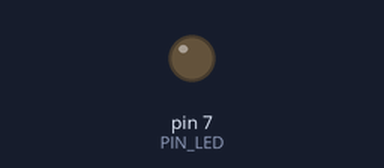
The sketch below on a simulated Arduino Uno, built with avr-gcc and run on an emulated ATmega328P. Shown: output pins drawn as LEDs (lit = HIGH). Dashed ring = blinking. What the sketch prints to the serial monitor is not drawn. At 2.2 s the program stops and its outputs stay as they are.

Above: at 0.5 s.
At 1.95 s:
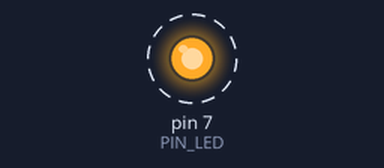
Timing chart, 0 to 3.0 s (numbered marks = the images above):
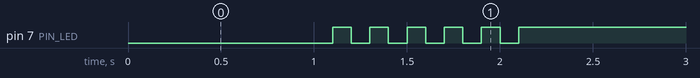

Measured:
- by itself, pin 7 (PIN_LED): alternates HIGH for 0.10 s and LOW for 0.10 s, 11 changes in all, then stays HIGH

The sketch:

05_practice_2.ino
```cpp
#define PIN_LED 7
unsigned int count, toggle;

void setup() {
  pinMode(PIN_LED, OUTPUT);
  Serial.begin(115200);
  while (!Serial) {
    ;
  }
  Serial.println("Hello World");
  count = toggle = 0;
  digitalWrite(PIN_LED, toggle);

}
void loop() {
  delay(1000);

      for (int i = 0 ; i<6; i++){
      digitalWrite(PIN_LED,0);
      delay(100);
      digitalWrite(PIN_LED,1);
      delay(100);}


    while (1) {digitalWrite(PIN_LED,1);}
}
```
